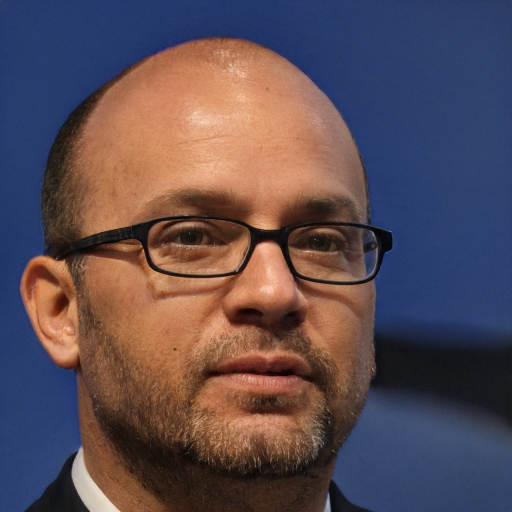
#> input picture computer-vision-two/assets/person.jpeg, 1024 x 1024 px, found by its file name (shown at 1/2 size)
$ python lecture-notes-intro.py   (older library calls are emulated)
#> lines starting #> are read from the running program, lines starting #| are printed output that depends on the picture; after the words box and inside, x2 and y2 are one past the last pixel; in counts of white or black regions, pixels touching at a corner belong together
### computer-vision-two/helper_functions.py
import cv2
import matplotlib.pyplot as plt
from PIL import Image
from PIL import ImageFont
from PIL import ImageDraw
import numpy as np

def display_image(image_array, image_name="My Image") -> None:
    cv2.imshow(image_name, image_array)
    cv2.waitKey(0)
    cv2.destroyAllWindows()
    cv2.waitKey(1)
    return

# [82 lines left out: functions annotate_quadrangle, draw_text_with_border, draw_text_underneath, display_colour_histograms, scale_image, not called in this run]

### computer-vision-two/lecture-notes-intro.py
from helper_functions import display_image
import cv2

# print(cv2.__version__)
img = cv2.imread('computer-vision-two/assets/person.jpeg')
#> img is the input picture: shape (1024, 1024, 3); mean B, G, R 83.8, 76.6, 91.9
print(img.shape)
#| (1024, 1024, 3)
# [15 lines of commented-out code are left out]
cropped_image = img[400:800, 300:700]
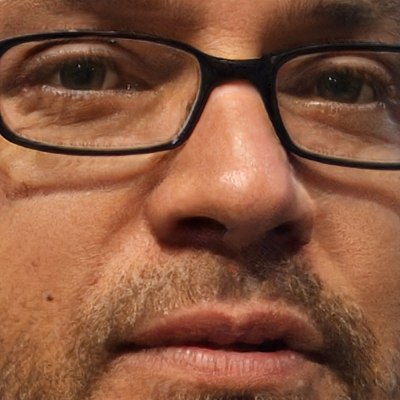
#> cropped_image: shape (400, 400, 3); mean B, G, R 61.7, 86.4, 135.5
print(f"Cropped shape: {cropped_image.shape}")
#| Cropped shape: (400, 400, 3)
# display_image(cropped_image)

# Before adjusting an image, it's helpful to make a copy in case anything goes wrong
clone = cropped_image.copy()
# For annotation of shapes, it's best to define the points and colour
# So for a rectangle
point1 = (50,50)
point2 = (100, 100)
colour = (0,0,255)
# draws a shape from point 1 to point 2, with a colour, and a thickness
cv2.rectangle(clone, point1, point2, colour, 5)
# You can also just use tuples, but it is harder to read
# This is a green rectangle
cv2.rectangle(clone, (275,50), (375,150), (0,255,0), 10)
# Line thickness -1 or cv2.FILLED will fill in the shape!
# This is a magenta box
cv2.rectangle(clone, (100,300), (350,375), (255, 0 ,255), cv2.FILLED)
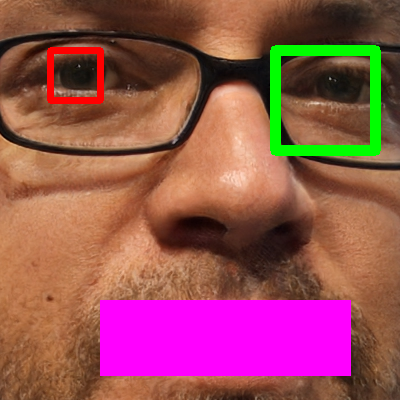
#> clone: shape (400, 400, 3); mean B, G, R 83.9, 82.4, 149.8
display_image(clone)

annotated = clone.copy()
# Text can also be added
cv2.putText(annotated, "The shapes have taken me", (25,200), cv2.FONT_HERSHEY_SIMPLEX, 0.8, (255,0,0), 2)
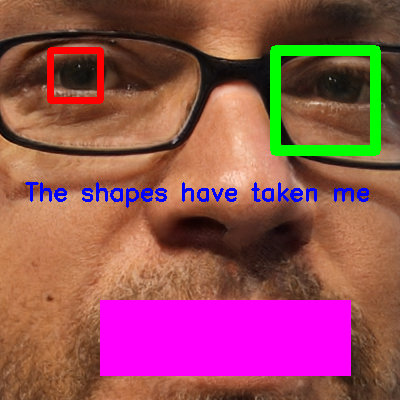
#> annotated: shape (400, 400, 3); 1.35% of pixels changed, all inside (x1, y1, x2, y2) = (25, 182, 369, 208)
display_image(annotated)


# We have covered: colour spaces, cropping, shape and text annotations
# That's it for the basics!
print("---END---")
